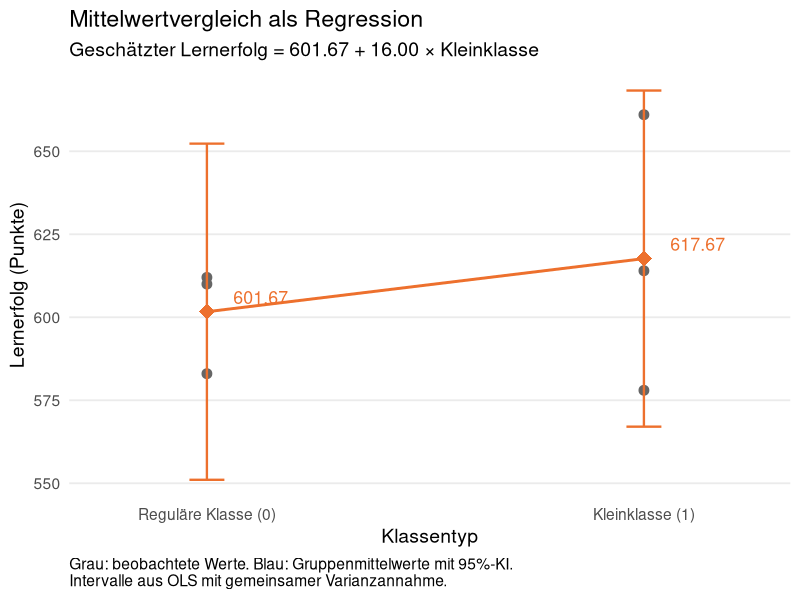
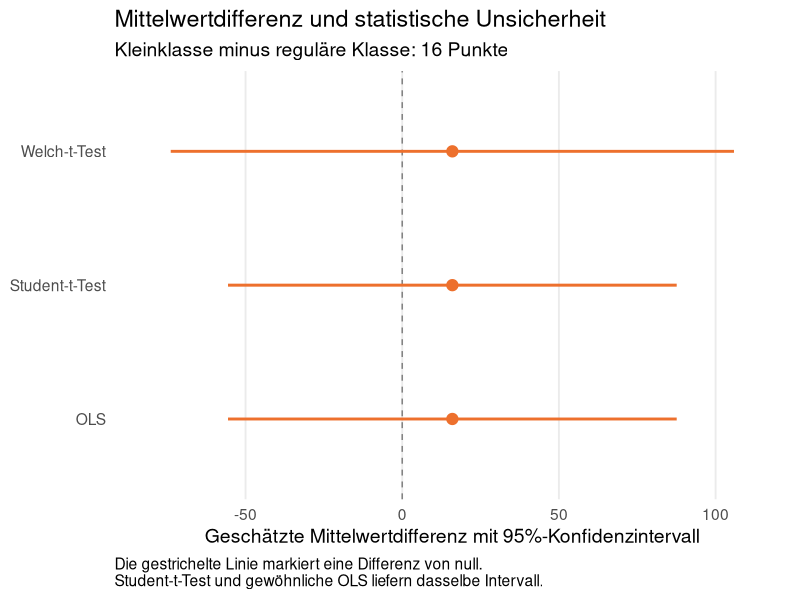

Generate these figures, in order, with R:
# Title: Sitzung 10 - Kausalinferenz
# Author: Stefan Höller, stefan.hoeller@uni-mannheim.de
# Date: 10.11.2026

# 1. Daten eingeben --------------------------------------------------------

star <- data.frame(
  i = 1:6,
  Kleinklasse = c(1, 0, 0, 1, 1, 0),
  Lernerfolg = c(578, 612, 583, 661, 614, 610),
  Y1 = c(578, NA, NA, 661, 614, NA),
  Y0 = c(NA, 612, 583, NA, NA, 610)
)

# Kleinklasse: 1 = Kleinklasse, 0 = reguläre Klasse
# Y1: potenzieller Lernerfolg bei Zuweisung zur Kleinklasse
# Y0: potenzieller Lernerfolg bei Zuweisung zur regulären Klasse

star


# 2. Mittelwerte vergleichen ----------------------------------------------

# Beobachtete Ergebnisse nach Gruppe
klein <- star$Y1
regulaer <- star$Y0

mean(klein, na.rm = TRUE)         # 617.67
mean(regulaer, na.rm = TRUE)      # 601.67

# Difference-in-Means: Kleinklasse minus reguläre Klasse
differenz <- mean(klein, na.rm = TRUE) - mean(regulaer, na.rm = TRUE)  
differenz                         # 16 Punkte

# Übersicht nach Gruppe
aggregate(Lernerfolg ~ Kleinklasse, data = star, FUN = mean)


# 3. t-Test für unabhängige Gruppen ----------------------------------------

# H0: Die Mittelwerte beider Gruppen sind gleich.
# H1: Die Mittelwerte unterscheiden sich.
#
# Reihenfolge x, y: Kleinklasse minus reguläre Klasse.
# Welch-Test: keine Annahme gleicher Gruppenvarianzen.

test_welch <- t.test(
  x = klein,
  y = regulaer,
  alternative = "two.sided",
  conf.level = 0.95
)

test_welch

test_welch$statistic              # t-Wert
test_welch$parameter              # Freiheitsgrade
test_welch$p.value                # p-Wert
test_welch$conf.int               # 95%-KI der Mittelwertdifferenz


# 4. Mittelwertvergleich als lineare Regression ----------------------------

# Lernerfolg_i = alpha + beta * Kleinklasse_i + Fehler_i

modell <- lm(Lernerfolg ~ Kleinklasse, data = star)

summary(modell)
confint(modell)

# Intercept: Mittelwert der regulären Klasse
coef(modell)["(Intercept)"]       # 601.67

# Treatmentkoeffizient: Mittelwertdifferenz
coef(modell)["Kleinklasse"]       # 16

# Vorhergesagte Gruppenmittelwerte
predict(
  modell,
  newdata = data.frame(Kleinklasse = c(0, 1))
)                                # 601.67 und 617.67


# 5. Gleichheit der Punktschätzer überprüfen -------------------------------

c(
  Mittelwertdifferenz = differenz,
  Regressionskoeffizient = unname(coef(modell)["Kleinklasse"])
)


# 6. Welcher t-Test entspricht der gewöhnlichen OLS-Inferenz? ---------------

# Der klassische t-Test unter Annahme gleicher Gruppenvarianzen
# entspricht hier dem Test des Treatmentkoeffizienten in summary(modell).

test_student <- t.test(
  x = klein,
  y = regulaer,
  var.equal = TRUE
)

rbind(
  Student_t_Test = c(
    t = unname(test_student$statistic),
    df = unname(test_student$parameter),
    p = test_student$p.value
  ),
  OLS_Regression = c(
    t = coef(summary(modell))["Kleinklasse", "t value"],
    df = df.residual(modell),
    p = coef(summary(modell))["Kleinklasse", "Pr(>|t|)"]
  )
)

# 7. Konfidenzintervalle und Ergebnistabellen -------------------------------

library(ggplot2)

# A. Gruppenmittelwerte und ihre modellbasierten 95%-Konfidenzintervalle
# interval = "confidence": Unsicherheit des geschätzten Mittelwerts,
# nicht die Streuung einzelner Schülerinnen und Schüler.

vorhersagen <- data.frame(Kleinklasse = c(0, 1))

ki_mittelwerte <- predict(
  modell,
  newdata = vorhersagen,
  interval = "confidence",
  level = 0.95
)

ki_mittelwerte

vorhersagen$Mittelwert <- ki_mittelwerte[, "fit"]
vorhersagen$KI_unten   <- ki_mittelwerte[, "lwr"]
vorhersagen$KI_oben    <- ki_mittelwerte[, "upr"]

tabelle_gruppen <- data.frame(
  Gruppe = c("Reguläre Klasse", "Kleinklasse"),
  n = c(sum(!is.na(regulaer)), sum(!is.na(klein))),
  Mittelwert = vorhersagen$Mittelwert,
  KI_unten = vorhersagen$KI_unten,
  KI_oben = vorhersagen$KI_oben
)

tabelle_gruppen

# B. Geschätzte Differenz und ihre Unsicherheit
# Alle Verfahren betrachten Kleinklasse minus reguläre Klasse.

ols <- coef(summary(modell))["Kleinklasse", ]
ols_ki <- confint(modell, "Kleinklasse", level = 0.95)

ols
ols_ki

tabelle_effekte <- data.frame(
  Methode = c("Welch-t-Test", "Student-t-Test", "OLS"),
  Differenz = c(
    differenz,
    differenz,
    unname(coef(modell)["Kleinklasse"])
  ),
  SE = c(
    unname(test_welch$stderr),
    unname(test_student$stderr),
    unname(ols["Std. Error"])
  ),
  df = c(
    unname(test_welch$parameter),
    unname(test_student$parameter),
    df.residual(modell)
  ),
  t = c(
    unname(test_welch$statistic),
    unname(test_student$statistic),
    unname(ols["t value"])
  ),
  p = c(
    test_welch$p.value,
    test_student$p.value,
    unname(ols["Pr(>|t|)"])
  ),
  KI_unten = c(
    test_welch$conf.int[1],
    test_student$conf.int[1],
    ols_ki[1, 1]
  ),
  KI_oben = c(
    test_welch$conf.int[2],
    test_student$conf.int[2],
    ols_ki[1, 2]
  )
)

tabelle_effekte$Null_im_KI <- with(
  tabelle_effekte,
  KI_unten <= 0 & KI_oben >= 0
)

# Tabellen für die Ausgabe runden.
# Die ursprünglichen Werte bleiben für die Plots erhalten.

runde_tabelle <- function(daten, stellen = 2) {
  numerisch <- vapply(daten, is.numeric, logical(1))
  daten[numerisch] <- lapply(daten[numerisch], round, digits = stellen)
  daten
}

runde_tabelle(tabelle_gruppen)
runde_tabelle(tabelle_effekte, stellen = 3)


# 8. Regressionsplot mit 95%-Konfidenzintervallen ---------------------------

plot_regression <- ggplot() +
  geom_point(
    data = star,
    aes(x = Kleinklasse, y = Lernerfolg),
    size = 3,
    color = "grey40"
  ) +
  geom_errorbar(
    data = vorhersagen,
    aes(x = Kleinklasse, ymin = KI_unten, ymax = KI_oben),
    width = 0.08,
    linewidth = 0.8,
    color = "#ED702D"
  ) +
  geom_line(
    data = vorhersagen,
    aes(x = Kleinklasse, y = Mittelwert),
    linewidth = 1,
    color = "#ED702D"
  ) +
  geom_point(
    data = vorhersagen,
    aes(x = Kleinklasse, y = Mittelwert),
    shape = 18,
    size = 5,
    color = "#ED702D"
  ) +
  geom_text(
    data = vorhersagen,
    aes(
      x = Kleinklasse,
      y = Mittelwert,
      label = sprintf("%.2f", Mittelwert)
    ),
    nudge_x = 0.06,
    hjust = 0,
    vjust = -0.6,
    color = "#ED702D",
    size = 4.5
  ) +
  scale_x_continuous(
    breaks = c(0, 1),
    labels = c("Reguläre Klasse (0)", "Kleinklasse (1)"),
    expand = expansion(mult = 0.25)
  ) +
  labs(
    title = "Mittelwertvergleich als Regression",
    subtitle = sprintf(
      "Geschätzter Lernerfolg = %.2f + %.2f × Kleinklasse",
      coef(modell)[1], coef(modell)[2]
    ),
    x = "Klassentyp",
    y = "Lernerfolg (Punkte)",
    caption = paste(
      "Grau: beobachtete Werte. Blau: Gruppenmittelwerte mit 95%-KI.",
      "Intervalle aus OLS mit gemeinsamer Varianzannahme.",
      sep = "\n"
    )
  ) +
  theme_minimal(base_size = 14) +
  theme(
    panel.grid.minor = element_blank(),
    panel.grid.major.x = element_blank(),
    plot.caption = element_text(hjust = 0)
  )

plot_regression


# 9. Konfidenzintervalle der Mittelwertdifferenz ----------------------------

# Reihenfolge von oben nach unten im Plot
tabelle_effekte$Methode <- factor(
  tabelle_effekte$Methode,
  levels = c("OLS", "Student-t-Test", "Welch-t-Test")
)

plot_differenz <- ggplot(
  tabelle_effekte,
  aes(y = Methode)
) +
  # Nullhypothese: kein Mittelwertunterschied
  geom_vline(
    xintercept = 0,
    linetype = "dashed",
    color = "grey50"
  ) +
  # Horizontale Konfidenzintervalle
  geom_segment(
    aes(
      x = KI_unten,
      xend = KI_oben,
      yend = Methode
    ),
    linewidth = 1,
    color = "#ED702D"
  ) +
  geom_point(
    aes(x = Differenz),
    size = 3.5,
    color = "#ED702D"
  ) +
  scale_x_continuous(
    expand = expansion(mult = 0.1)
  ) +
  labs(
    title = "Mittelwertdifferenz und statistische Unsicherheit",
    subtitle = "Kleinklasse minus reguläre Klasse: 16 Punkte",
    x = "Geschätzte Mittelwertdifferenz mit 95%-Konfidenzintervall",
    y = NULL,
    caption = paste(
      "Die gestrichelte Linie markiert eine Differenz von null.",
      "Student-t-Test und gewöhnliche OLS liefern dasselbe Intervall.",
      sep = "\n"
    )
  ) +
  theme_minimal(base_size = 14) +
  theme(
    panel.grid.minor = element_blank(),
    panel.grid.major.y = element_blank(),
    plot.caption = element_text(hjust = 0)
  )

plot_differenz
